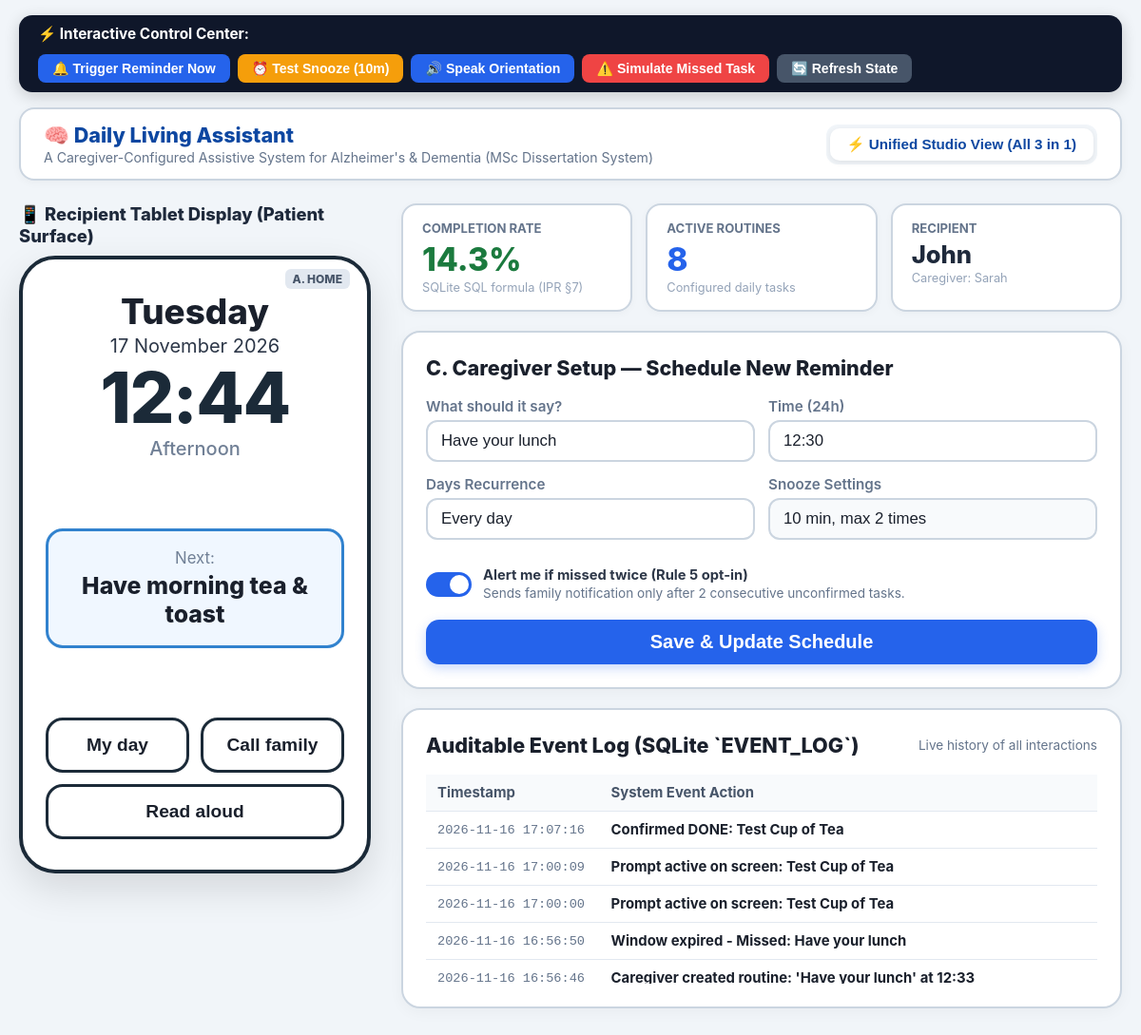
Page /api/index.py on the earlier database version.
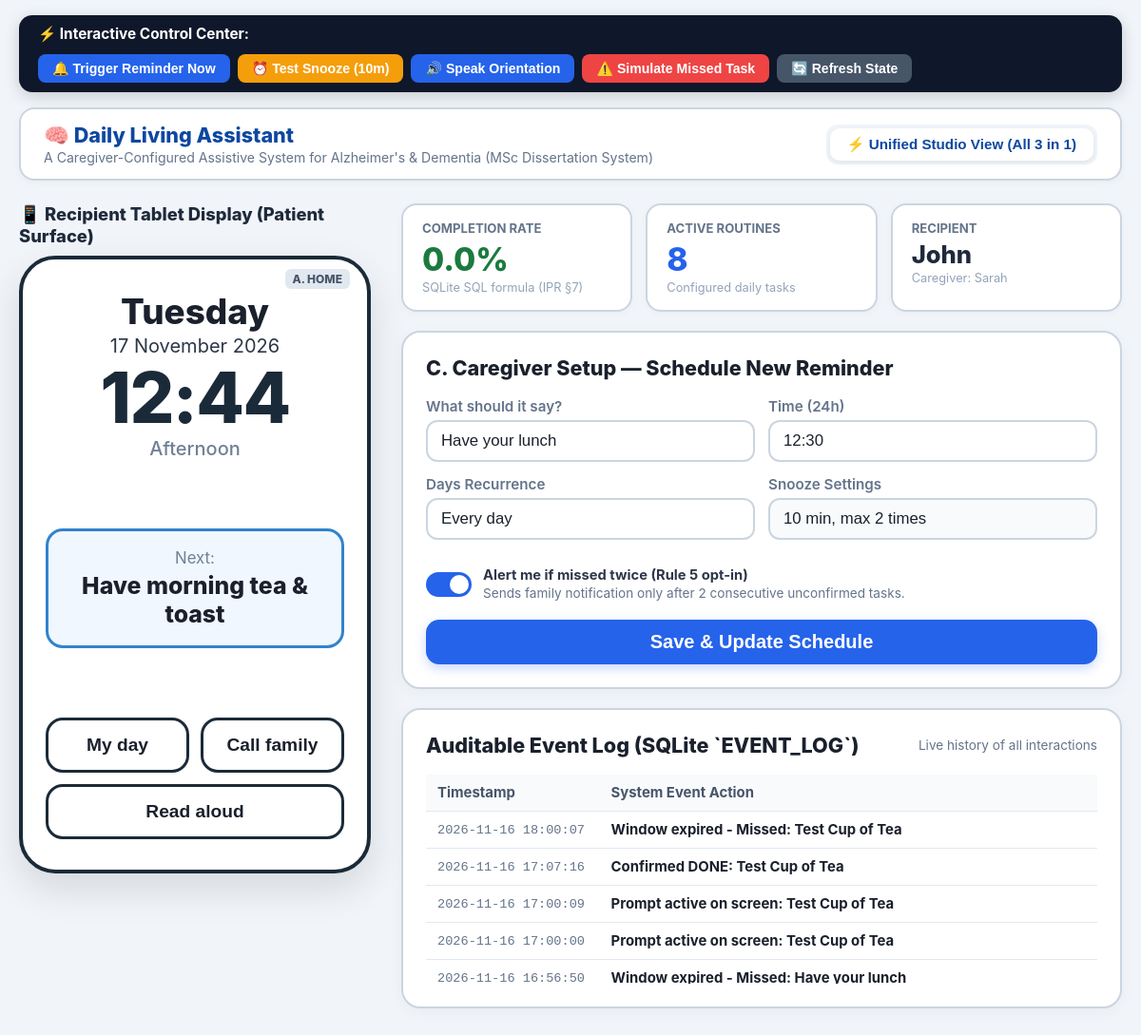
Same page on the later database version.
### tables this page shows
CREATE TABLE TASK (
    task_id INTEGER PRIMARY KEY AUTOINCREMENT,
    person_id INTEGER NOT NULL,
    label TEXT NOT NULL,
    time_of_day TEXT NOT NULL,  -- 'HH:MM' stored in 24hr format
    days_mask INTEGER DEFAULT 127,  -- 7-bit mask (1=Mon, 2=Tue, 4=Wed, 8=Thu, 16=Fri, 32=Sat, 64=Sun)
    snooze_min INTEGER DEFAULT 10,
    max_snoozes INTEGER DEFAULT 2,
    window_min INTEGER DEFAULT 60,
    alert_caregiver BOOLEAN DEFAULT 0,
    is_active BOOLEAN DEFAULT 1,
    FOREIGN KEY (person_id) REFERENCES PERSON(person_id) ON DELETE CASCADE
);

CREATE TABLE EVENT_LOG (
    log_id INTEGER PRIMARY KEY AUTOINCREMENT,
    occ_id INTEGER NOT NULL,
    timestamp TIMESTAMP DEFAULT CURRENT_TIMESTAMP,
    action TEXT NOT NULL,  -- 'created', 'shown', 'snoozed', 'done', 'missed', 'escalated'
    FOREIGN KEY (occ_id) REFERENCES OCCURRENCE(occ_id) ON DELETE CASCADE
);

### app.py (the view)
@app.route("/")
@app.route("/unified")
@app.route("/studio")
@app.route("/api")
@app.route("/api/index")
@app.route("/api/index.py")
def index_unified():
    now = datetime.now()
    day_name = now.strftime("%A")
    date_str = now.strftime("%d %B %Y")
    current_time = now.strftime("%H:%M")
    part_of_day = get_part_of_day(now.hour)
    tasks = database.get_active_tasks()
    event_logs = database.get_event_logs(limit=30)
    contacts = database.get_contacts()
    completion_rate = database.get_completion_rate()
    caregiver = database.get_caregiver()
    person = database.get_person()
    active_occ = None
    for occ in manager.engine.occurrences:
        if occ.status == Status.SHOWING:
            active_occ = occ
            break
    next_task = None
    future_occs = [
        o for o in manager.engine.occurrences
        if o.status in (Status.PENDING, Status.SNOOZED)
    ]
    if future_occs:
        future_occs.sort(key=lambda o: o.next_prompt_at)
        next_task = future_occs[0].task
    next_task_label = next_task.label if next_task else "Have your lunch"
    day_schedule = []
    for o in manager.engine.occurrences:
        day_schedule.append({
            "occ_id": o.occ_id,
            "time": o.task.time_of_day,
            "label": o.task.label,
            "status": o.status.value,
            "snoozes": o.snoozes,
        })
    day_schedule.sort(key=lambda x: x["time"])
    return render_template(
        "unified_app.html",
        tasks=tasks,
        event_logs=event_logs,
        contacts=contacts,
        completion_rate=completion_rate,
        alerts=manager.engine.caregiver_alerts,
        caregiver=caregiver,
        person=person,
        day_name=day_name,
        date_str=date_str,
        current_time=current_time,
        part_of_day=part_of_day,
        next_task_label=next_task_label,
        day_schedule=day_schedule,
        active_occ=active_occ,
    )

### app.py (called while the page is built)
def get_part_of_day(hour: int) -> str:
    if 5 <= hour < 12:
        return "Morning"
    elif 12 <= hour < 17:
        return "Afternoon"
    elif 17 <= hour < 21:
        return "Evening"
    else:
        return "Night"

### database.py (called while the page is built, shortened)
def get_db_path() -> str:
    return os.path.join(os.path.dirname(__file__), "assistant.db")

def get_connection(db_path: Optional[str] = None) -> sqlite3.Connection:
    if db_path is None:
        db_path = get_db_path()
    conn = sqlite3.connect(db_path)
    conn.row_factory = sqlite3.Row
    return conn

def get_person(person_id: int = 1) -> Optional[Dict[str, Any]]:
    conn = get_connection()
    c = conn.cursor()
    c.execute("SELECT * FROM PERSON WHERE person_id = ?", (person_id,))
    row = c.fetchone()
    conn.close()
    return dict(row) if row else None

def get_caregiver(caregiver_id: int = 1) -> Optional[Dict[str, Any]]:
    conn = get_connection()
    c = conn.cursor()
    c.execute("SELECT * FROM CAREGIVER WHERE caregiver_id = ?", (caregiver_id,))
    row = c.fetchone()
    conn.close()
    return dict(row) if row else None

def get_active_tasks(person_id: int = 1) -> List[Dict[str, Any]]:
    conn = get_connection()
    c = conn.cursor()
    c.execute("SELECT * FROM TASK WHERE person_id = ? AND is_active = 1 ORDER BY time_of_day ASC", (person_id,))
    rows = [dict(r) for r in c.fetchall()]
    conn.close()
    return rows

def get_contacts(person_id: int = 1) -> List[Dict[str, Any]]:
    conn = get_connection()
    c = conn.cursor()
    c.execute("SELECT * FROM CONTACT WHERE person_id = ?", (person_id,))
    rows = [dict(r) for r in c.fetchall()]
    conn.close()
    return rows

def get_event_logs(limit: int = 20) -> List[Dict[str, Any]]:
    conn = get_connection()
    c = conn.cursor()
    c.execute(
        """SELECT e.log_id, e.timestamp, e.action, o.occ_id, t.label, t.time_of_day
        FROM EVENT_LOG e
        LEFT JOIN OCCURRENCE o ON e.occ_id = o.occ_id
        LEFT JOIN TASK t ON o.task_id = t.task_id
        ORDER BY e.log_id DESC LIMIT ?""",
        (limit,),
    )
    rows = [dict(r) for r in c.fetchall()]
    conn.close()
    return rows

def get_completion_rate() -> float:
    conn = get_connection()
    c = conn.cursor()
    c.execute("""
        SELECT
            SUM(CASE WHEN o.status = 'done' THEN 1 ELSE 0 END) * 1.0 / NULLIF(COUNT(*), 0) AS rate
        FROM OCCURRENCE o
        WHERE o.status IN ('done', 'missed')
    """)
    res = c.fetchone()[0]
    conn.close()
    return round((res or 0.0) * 100, 1)

### templates/unified_app.html (shortened to what this page needs)
<!DOCTYPE html>
<html lang="en">
<head>
</head>
<body>
    <div class="demo-bar">
        <div class="demo-bar-title">
            <span>⚡ Interactive Control Center:</span>
        </div>
        <div class="demo-actions">
            <button class="btn-demo" onclick="triggerSimulationPrompt()">🔔 Trigger Reminder Now</button>
            <button class="btn-demo btn-demo-orange" onclick="patientSnooze()">⏰ Test Snooze (10m)</button>
            <button class="btn-demo" onclick="speakHomeOrientation()">🔊 Speak Orientation</button>
            <button class="btn-demo btn-demo-red" onclick="simulateMissedOccurrence()">⚠️ Simulate Missed Task</button>
            <button class="btn-demo" style="background:#475569;" onclick="location.reload();">🔄 Refresh State</button>
        </div>
    </div>
    <div class="app-header">
        <div class="app-title-group">
            <h1>🧠 Daily Living Assistant</h1>
            <div class="app-subtitle">A Caregiver-Configured Assistive System for Alzheimer's & Dementia (MSc Dissertation System)</div>
        </div>
        <div class="view-tabs">
            <button class="tab-btn active" onclick="document.getElementById('studio-layout').style.display='grid'; this.classList.add('active');">
                ⚡ Unified Studio View (All 3 in 1)
            </button>
        </div>
    </div>
    <div class="workspace">
        <div class="studio-layout" id="studio-layout">
            <div style="display:flex; flex-direction:column; align-items:center;">
                <div style="font-size:1.15rem; font-weight:800; color:#1E293B; margin-bottom:10px;">
                    📱 Recipient Tablet Display (Patient Surface)
                </div>
                <div class="tablet-device">
                    <div class="device-badge" id="tablet-badge">A. HOME</div>
                    <div id="view-screen-a">
                        <div class="home-top">
                            <div class="home-day">{{ day_name|default('Monday') }}</div>
                            <div class="home-date">{{ date_str|default('16 November 2026') }}</div>
                            <div class="home-clock" id="clock-display">{{ current_time|default('12:30') }}</div>
                            <div class="home-part">{{ part_of_day|default('Afternoon') }}</div>
                        </div>
                        <div class="home-next-box" onclick="triggerSimulationPrompt()" title="Click to trigger this reminder!">
                            <div class="home-next-label">Next:</div>
                            <div class="home-next-task" id="next-task-text">{{ next_task_label|default('Have your lunch') }}</div>
                        </div>
                        <div class="home-actions">
                            <div class="home-row">
                                <button type="button" class="home-btn" onclick="openModal('modal-schedule')">My day</button>
                                <button type="button" class="home-btn" onclick="openModal('modal-call')">Call family</button>
                            </div>
                            <button type="button" class="home-btn home-btn-full" onclick="speakHomeOrientation()">
                                Read aloud
                            </button>
                        </div>
                    </div>
                </div>
            </div>
            <div class="caregiver-console">
                <div class="kpi-grid">
                    <div class="kpi-card">
                        <div class="kpi-label">Completion Rate</div>
                        <div class="kpi-val" id="kpi-rate" style="color: #1B7A3E;">{{ completion_rate }}%</div>
                        <div class="kpi-desc">SQLite SQL formula (IPR §7)</div>
                    </div>
                    <div class="kpi-card">
                        <div class="kpi-label">Active Routines</div>
                        <div class="kpi-val" style="color: #2563EB;">{{ tasks|length }}</div>
                        <div class="kpi-desc">Configured daily tasks</div>
                    </div>
                    <div class="kpi-card">
                        <div class="kpi-label">Recipient</div>
                        <div class="kpi-val" style="font-size: 1.6rem; color: #1E293B;">John</div>
                        <div class="kpi-desc">Caregiver: Sarah</div>
                    </div>
                </div>
                <div class="card">
                    <div class="card-header">
                        <h2>C. Caregiver Setup — Schedule New Reminder</h2>
                    </div>
                    <form onsubmit="saveCaregiverRoutine(event)">
                        <div class="form-grid">
                            <div class="form-group">
                                <label class="form-label">What should it say?</label>
                                <input type="text" id="cfg-label" class="form-input" value="Have your lunch" required>
                            </div>
                            <div class="form-group">
                                <label class="form-label">Time (24h)</label>
                                <input type="text" id="cfg-time" class="form-input" value="12:30" required>
                            </div>
                        </div>
                        <div class="form-grid">
                            <div class="form-group">
                                <label class="form-label">Days Recurrence</label>
                                <input type="text" id="cfg-days" class="form-input" value="Every day">
                            </div>
                            <div class="form-group">
                                <label class="form-label">Snooze Settings</label>
                                <input type="text" class="form-input" value="10 min, max 2 times" readonly style="background:#F8FAFC;">
                            </div>
                        </div>
                        <div class="toggle-row" onclick="toggleCaregiverOptin()">
                            <div class="toggle-switch" id="switch-optin">
                                <div class="toggle-knob"></div>
                            </div>
                            <div class="toggle-label">
                                <strong>Alert me if missed twice (Rule 5 opt-in)</strong><br>
                                <span style="color:#64748B; font-size:0.85rem;">Sends family notification only after 2 consecutive unconfirmed tasks.</span>
                            </div>
                        </div>
                        <button type="submit" class="btn-save-routine">
                            Save & Update Schedule
                        </button>
                    </form>
                </div>
                <div class="card">
                    <div class="card-header">
                        <h2>Auditable Event Log (SQLite `EVENT_LOG`)</h2>
                        <span style="font-size:0.85rem; color:#64748B;">Live history of all interactions</span>
                    </div>
                    <div style="max-height: 220px; overflow-y: auto;">
                        <table class="data-table">
                            <thead>
                                <tr>
                                    <th>Timestamp</th>
                                    <th>System Event Action</th>
                                </tr>
                            </thead>
                            <tbody id="log-table-body">
                                {% for log in event_logs %}
                                <tr>
                                    <td style="color:#64748B; font-family:monospace; font-size:0.85rem;">{{ log.timestamp }}</td>
                                    <td><strong>{{ log.action }}</strong></td>
                                </tr>
                                {% else %}
                                <tr>
                                    <td colspan="2" style="text-align:center; color:#999; padding:12px;">No events recorded yet.</td>
                                </tr>
                                {% endfor %}
                            </tbody>
                        </table>
                    </div>
                </div>
            </div>
        </div>
    </div>
</body>
</html>

Differences in the rows shown:
no longer on this page (row unchanged): EVENT_LOG: timestamp "2026-11-16 16:56:46", action "Caregiver created routine: 'Have your lunch' at 12:33"
added EVENT_LOG: timestamp "2026-11-16 18:00:07", action "Window expired - Missed: Test Cup of Tea"
Other differences:
{{ completion_rate }}: "14.3" → "0.0"
